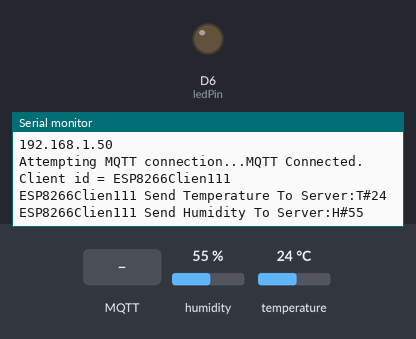
The sketch below on a simulated ESP8266 (NodeMCU). Shown: output pins drawn as LEDs (lit = HIGH), the last lines printed to the serial monitor. Inputs (shaded band) come from the test bench; at power-on: humidity 55 %, temperature 24 °C. WiFi joins after 1.5 s; servers stay silent unless stated; no MQTT or app messages arrive unless stated.

Above: at 2.7 s.
2.8 s: MQTT message "0" arrives on the first subscribed topic
At 3.5 s:
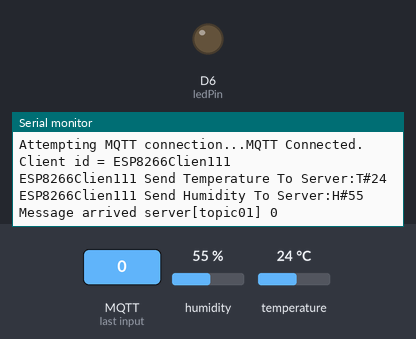
4.5 s: MQTT message "on" arrives on the first subscribed topic
At 5.8 s:
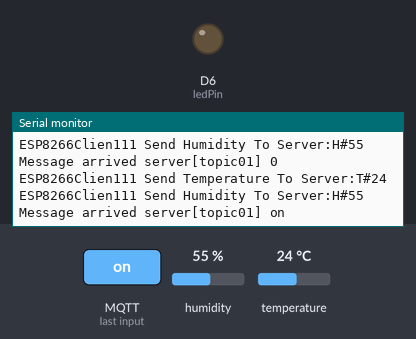
6.5 s: MQTT message "off" arrives on the first subscribed topic
At 7.8 s:
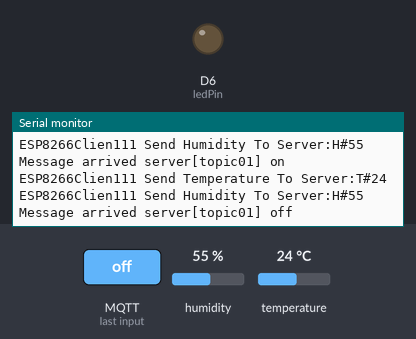

The sketch:

MQTT_Project.ino
```cpp
#include <ESP8266WiFi.h>
#include <PubSubClient.h>
#include <dht11.h>

// Update these with values suitable for your network.

const char* ssid = "Simonphone";
const char* password = "424zylsimon";
const char* mqtt_server = "8zt9cfa.mqtt.iot.gz.baidubce.com";
const char* IOT_USERNAME  = "8zt9cfa/thing";
const char* IOT_KEY       = "c7J29H7Ur2o12WO9";

//DHT11
int pinDHT11 = D4;
dht11 DHT11;

//LED指示灯
int ledPin = D6;
boolean ledState = false;

WiFiClient espClient;
PubSubClient client(espClient);
long lastMsg = 0;
char msg[50];
int value = 0;

void setup_wifi()
{
  delay(10);
  // We start by connecting to a WiFi network
  Serial.println();
  Serial.print("Connecting to ");
  Serial.println(ssid);

  WiFi.begin(ssid, password);

  while (WiFi.status() != WL_CONNECTED)
  {
    delay(500);
    Serial.print(".");
  }

  randomSeed(micros());

  Serial.println("");
  Serial.println("WiFi connected");
  Serial.println("IP address: ");
  Serial.println(WiFi.localIP());
}
void callback(char* topic, byte* payload, unsigned int length)
{
  Serial.print("Message arrived server[");
  Serial.print(topic);
  Serial.print("] ");
  for (int i = 0; i < length; i++)
  {
    Serial.print((char)payload[i]);
  }
  Serial.println();
  if (((char)payload[0] == '0') && ((char)payload[1] == '1'))
  {
    if (ledState == false) {
      Serial.println("ledState:false,turn on led");
      digitalWrite(ledPin, HIGH);
      ledState = true;
    }
    else {
      Serial.println("ledState:true,turn off led");
      digitalWrite(ledPin, LOW);
      ledState = false;
    }
  }
}

void reconnect()
{
  // Loop until we're reconnected
  while (!client.connected())
  {
    Serial.print("Attempting MQTT connection...");
    // client ID
    String clientId = "ESP8266Clien111";
    // Attempt to connect
    if (client.connect(clientId.c_str(), IOT_USERNAME, IOT_KEY))
    {
      Serial.print(F("MQTT Connected. Client id = "));
      Serial.println(clientId.c_str());
      client.subscribe("topic01");
    }
    else
    {
      Serial.print("failed, rc=");
      Serial.print(client.state());
      Serial.println(" try again in 5 seconds");
      delay(5000);
    }
  }
}

void setup()
{
  pinMode(ledPin, OUTPUT);
  Serial.begin(115200);
  setup_wifi();
  client.setServer(mqtt_server, 1883);
  client.setCallback(callback);
}

void loop()
{
  if (!client.connected())
  {
    reconnect();
  }
  client.loop();
  long now = millis();
  //两秒发送一次
  if (now - lastMsg > 2000)
  {
    lastMsg = now;
    char temp[20];
    char hum[20];
    int chk = DHT11.read(pinDHT11);
    int Humidity = DHT11.humidity;
    int Temperature = DHT11.temperature ;
    snprintf (temp, 20, "T#%ld", Temperature);
    snprintf (hum, 20, "H#%ld", Humidity);
    //发送温度值
    Serial.print("ESP8266Clien111 Send Temperature To Server:");
    Serial.println(temp);
    client.publish("topic01", temp);
    delay(500);
    //发送湿度值
    Serial.print("ESP8266Clien111 Send Humidity To Server:");
    Serial.println(hum);
    client.publish("topic01", hum);
    delay(500);
    client.publish("topic01", "{device:ESP8266Clien111,'status':'on'}");
  }
}
```

Measured:
- after the input at 2.8 s, the serial monitor: prints a new line after 0.23 s (image 1)
- after the input at 4.5 s, the serial monitor: prints a new line after 0.53 s (image 2)
- after the input at 6.5 s, the serial monitor: prints a new line after 0.53 s (image 3)
